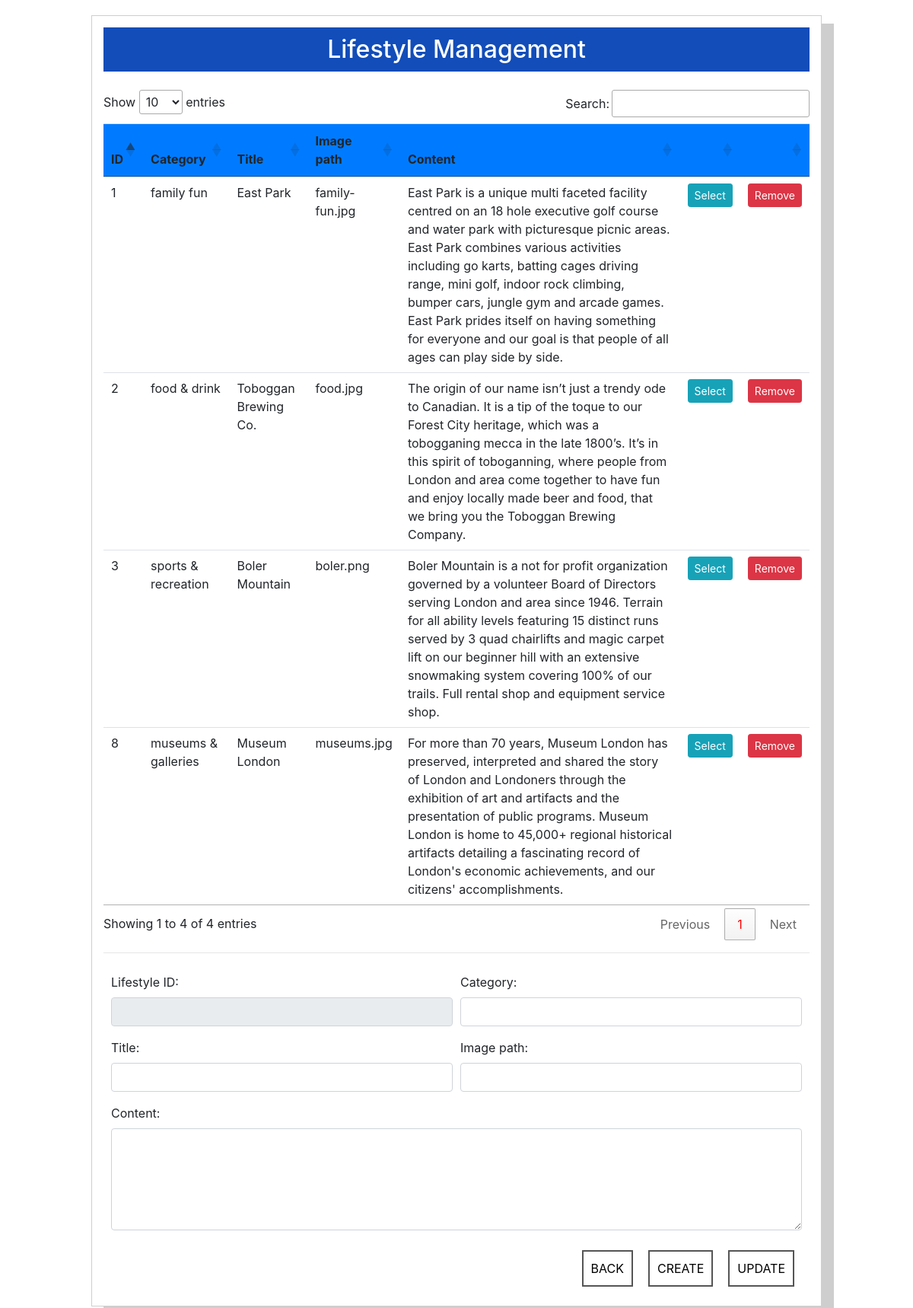
Page /admin/cms_lifestyle.php (signed in) on the earlier database version.
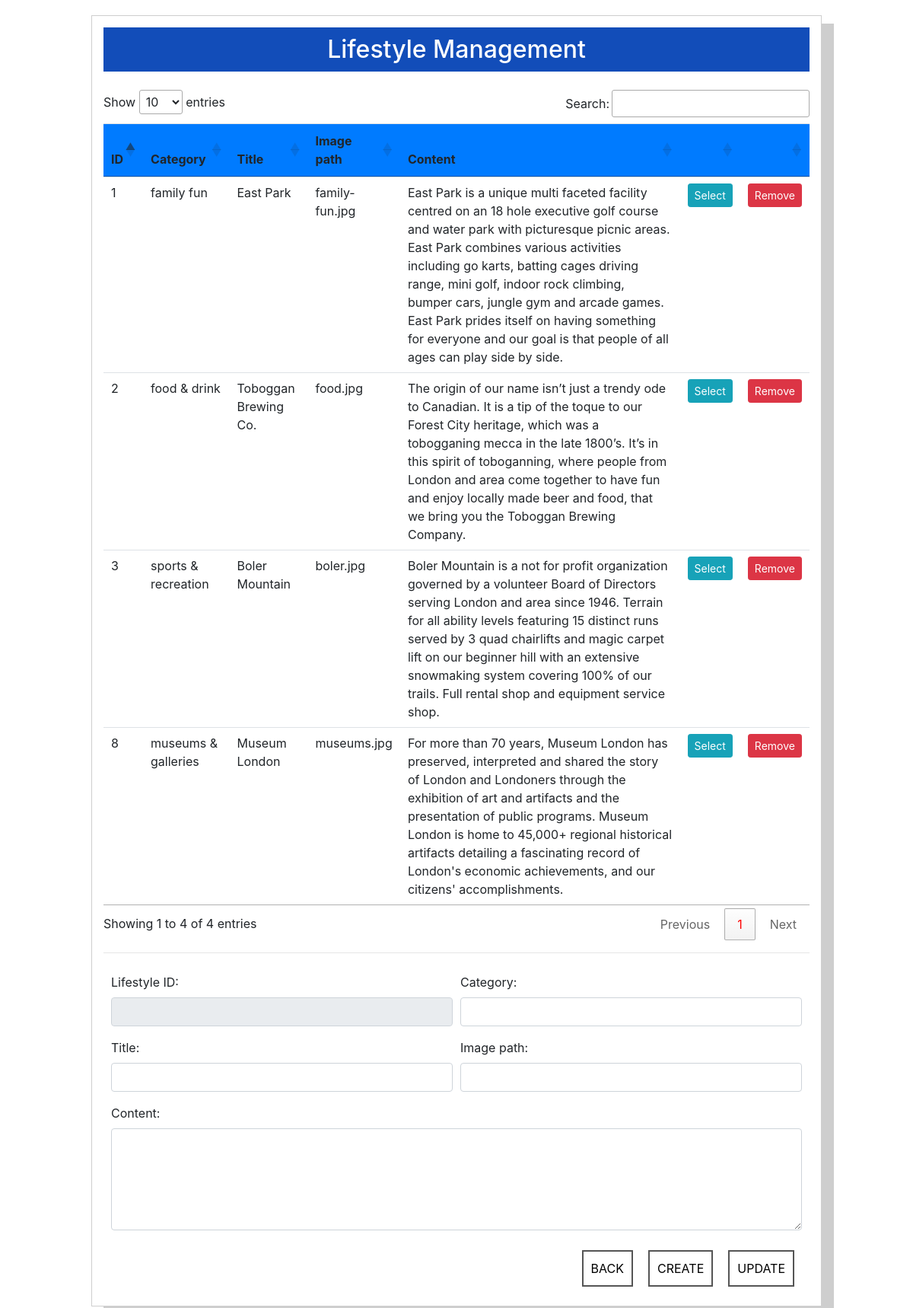
Same page on the later database version.
### tables this page shows
CREATE TABLE `lifestyle` (
  `lifestyle_id` int(11) NOT NULL AUTO_INCREMENT,
  `category` varchar(128) NOT NULL,
  `lifestyle_title` varchar(128) NOT NULL,
  `lifestyle_image` text NOT NULL,
  `lifestyle_content` varchar(1500) NOT NULL,
  PRIMARY KEY (`lifestyle_id`)
);

### admin/cms_lifestyle.php (the view, shortened to what this page needs)
<?php
require("connection.php");
$fetch_lifeStyle = "SELECT * FROM lifestyle";
$lifestyle       = mysqli_query($link, $fetch_lifeStyle);
if ($lifestyle) {
    $lifestyle_table = "<table class='table table-sm cmsTables'><thead><tr class='bg-primary'><th>ID</th><th>Category</th><th>Title</th><th>Image path</th><th>Content</th><th></th><th></th></tr></thead><tbody><br>";
    while ($row = mysqli_fetch_array($lifestyle)) {
        $lifestyle_table .= "<tr><td>" . $row["lifestyle_id"] .
                            "</td><td>" . $row["category"] .
                            "</td><td>" . $row["lifestyle_title"] .
                            "</td><td>" . $row["lifestyle_image"] .
                            "</td><td>" . $row["lifestyle_content"] .
                            "</td><td><a class='btn btn-sm btn-info selectLifestyle' href='#' id='" . $row["lifestyle_id"] . "'>Select</a>" .
                            "</td><td><a class='btn btn-sm btn-danger' href='caller.php?caller_id=deleteLifestyle&id=" . $row["lifestyle_id"] . "'>Remove</a></td></tr>";
    }
    $lifestyle_table .= "</tbody></table>";
}
?>
<!DOCTYPE HTML>
<html>
<head>
<link rel="stylesheet" href="../css/bootstrap.css">
<link rel="stylesheet" type="text/css" href="//cdn.datatables.net/1.10.16/css/jquery.dataTables.min.css" />
<link rel="stylesheet" href="../css/font-awesome.min.css">
<link rel="stylesheet" href="../css/cms.css">
</head>
<body>
<div class="cmsPanel">
    <h2>Lifestyle Management</h2>
    <?php if (!empty($lifestyle_table))
        echo $lifestyle_table; ?>
    <hr>
    <form action="cms_lifestyle.php" method="post">
        <div class="form-row">
            <div class="form-group col-md-6">
                <label for="lifestyleId">Lifestyle ID:</label>
                <input type="text" class="form-control" name="id" id="lifestyleId" readonly />
            </div>
            <div class="form-group col-md-6">
                <label for="lfCategory">Category:</label>
                <input type="text" class="form-control" name="category" id="lfCategory" />
            </div>
        </div>
        <div class="form-row">
            <div class="form-group col-md-6">
                <label for="lfTitle">Title:</label>
                <input type="text" class="form-control" name="title" id="lfTitle" />
            </div>
            <div class="form-group col-md-6">
                <label for="lfImage">Image path:</label>
                <input type="text" class="form-control" name="image" id="lfImage" />
            </div>
        </div>
        <div class="form-row">
            <div class="form-group col-md-12">
                <label for="lfContent">Content:</label>
                <textarea class="form-control" name="content" id="lfContent" rows="5"></textarea>
            </div>
        </div>
        <input type="submit" name="updateLifestyle" value="UPDATE">
        <input type="submit" name="newLifestyle" value="CREATE">
        <a href="index.php" class="backBtn">BACK</a>
    </form>
</div>
</body>
</html>

Differences in the rows shown:
changed lifestyle "sports & recreation": lifestyle_image "boler.png" → "boler.jpg"
